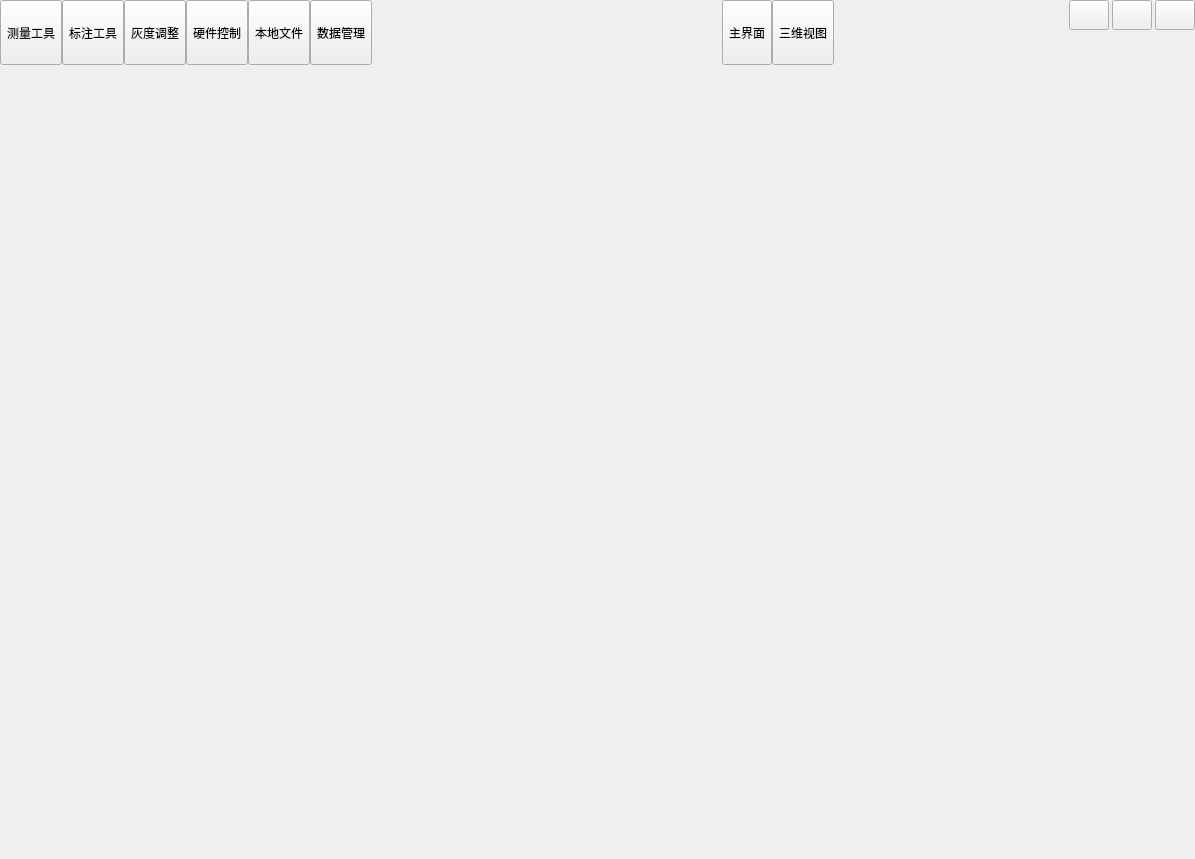
<?xml version="1.0" encoding="UTF-8"?>
<ui version="4.0">
 <class>MainWidgetClass</class>
 <widget class="QWidget" name="MainWidgetClass">
  <property name="enabled">
   <bool>true</bool>
  </property>
  <property name="geometry">
   <rect>
    <x>0</x>
    <y>0</y>
    <width>1195</width>
    <height>859</height>
   </rect>
  </property>
  <property name="windowTitle">
   <string>3DCT检测软件</string>
  </property>
  <property name="styleSheet">
   <string notr="true"/>
  </property>
  <property name="sizeGripEnabled" stdset="0">
   <bool>false</bool>
  </property>
  <layout class="QVBoxLayout" name="verticalLayout">
   <property name="spacing">
    <number>0</number>
   </property>
   <property name="leftMargin">
    <number>0</number>
   </property>
   <property name="topMargin">
    <number>0</number>
   </property>
   <property name="rightMargin">
    <number>0</number>
   </property>
   <property name="bottomMargin">
    <number>0</number>
   </property>
   <item>
    <widget class="QWidget" name="widgetTitle" native="true">
     <property name="sizePolicy">
      <sizepolicy hsizetype="Preferred" vsizetype="Fixed">
       <horstretch>0</horstretch>
       <verstretch>0</verstretch>
      </sizepolicy>
     </property>
     <property name="minimumSize">
      <size>
       <width>0</width>
       <height>65</height>
      </size>
     </property>
     <property name="maximumSize">
      <size>
       <width>16777215</width>
       <height>65</height>
      </size>
     </property>
     <layout class="QHBoxLayout" name="horizontalLayout_2">
      <property name="spacing">
       <number>10</number>
      </property>
      <property name="leftMargin">
       <number>0</number>
      </property>
      <property name="topMargin">
       <number>0</number>
      </property>
      <property name="rightMargin">
       <number>0</number>
      </property>
      <property name="bottomMargin">
       <number>0</number>
      </property>
      <item>
       <widget class="QWidget" name="widgetTop" native="true">
        <layout class="QHBoxLayout" name="horizontalLayout">
         <property name="spacing">
          <number>0</number>
         </property>
         <property name="leftMargin">
          <number>0</number>
         </property>
         <property name="topMargin">
          <number>0</number>
         </property>
         <property name="rightMargin">
          <number>0</number>
         </property>
         <property name="bottomMargin">
          <number>0</number>
         </property>
         <item>
          <widget class="QToolButton" name="measureBtn">
           <property name="sizePolicy">
            <sizepolicy hsizetype="Fixed" vsizetype="Expanding">
             <horstretch>0</horstretch>
             <verstretch>0</verstretch>
            </sizepolicy>
           </property>
           <property name="text">
            <string>测量工具</string>
           </property>
           <property name="checked">
            <bool>false</bool>
           </property>
           <property name="toolButtonStyle">
            <enum>Qt::ToolButtonTextUnderIcon</enum>
           </property>
          </widget>
         </item>
         <item>
          <widget class="QToolButton" name="paintBtn">
           <property name="sizePolicy">
            <sizepolicy hsizetype="Fixed" vsizetype="Expanding">
             <horstretch>0</horstretch>
             <verstretch>0</verstretch>
            </sizepolicy>
           </property>
           <property name="text">
            <string>标注工具</string>
           </property>
           <property name="checked">
            <bool>false</bool>
           </property>
           <property name="toolButtonStyle">
            <enum>Qt::ToolButtonTextUnderIcon</enum>
           </property>
          </widget>
         </item>
         <item>
          <widget class="QToolButton" name="curveBtn">
           <property name="sizePolicy">
            <sizepolicy hsizetype="Fixed" vsizetype="Expanding">
             <horstretch>0</horstretch>
             <verstretch>0</verstretch>
            </sizepolicy>
           </property>
           <property name="text">
            <string>灰度调整</string>
           </property>
           <property name="checked">
            <bool>false</bool>
           </property>
           <property name="toolButtonStyle">
            <enum>Qt::ToolButtonTextUnderIcon</enum>
           </property>
          </widget>
         </item>
         <item>
          <widget class="QToolButton" name="hardwareBtn">
           <property name="sizePolicy">
            <sizepolicy hsizetype="Fixed" vsizetype="Expanding">
             <horstretch>0</horstretch>
             <verstretch>0</verstretch>
            </sizepolicy>
           </property>
           <property name="styleSheet">
            <string notr="true"/>
           </property>
           <property name="text">
            <string>硬件控制</string>
           </property>
           <property name="toolButtonStyle">
            <enum>Qt::ToolButtonTextUnderIcon</enum>
           </property>
          </widget>
         </item>
         <item>
          <widget class="QToolButton" name="fileBtn">
           <property name="sizePolicy">
            <sizepolicy hsizetype="Fixed" vsizetype="Expanding">
             <horstretch>0</horstretch>
             <verstretch>0</verstretch>
            </sizepolicy>
           </property>
           <property name="styleSheet">
            <string notr="true"/>
           </property>
           <property name="text">
            <string>本地文件</string>
           </property>
           <property name="toolButtonStyle">
            <enum>Qt::ToolButtonTextUnderIcon</enum>
           </property>
          </widget>
         </item>
         <item>
          <widget class="QToolButton" name="dataBtn">
           <property name="sizePolicy">
            <sizepolicy hsizetype="Fixed" vsizetype="Expanding">
             <horstretch>0</horstretch>
             <verstretch>0</verstretch>
            </sizepolicy>
           </property>
           <property name="styleSheet">
            <string notr="true"/>
           </property>
           <property name="text">
            <string>数据管理</string>
           </property>
           <property name="toolButtonStyle">
            <enum>Qt::ToolButtonTextUnderIcon</enum>
           </property>
          </widget>
         </item>
         <item>
          <spacer name="horizontalSpacer_2">
           <property name="orientation">
            <enum>Qt::Horizontal</enum>
           </property>
           <property name="sizeType">
            <enum>QSizePolicy::MinimumExpanding</enum>
           </property>
           <property name="sizeHint" stdset="0">
            <size>
             <width>350</width>
             <height>20</height>
            </size>
           </property>
          </spacer>
         </item>
         <item>
          <widget class="QToolButton" name="mainBtn">
           <property name="sizePolicy">
            <sizepolicy hsizetype="Fixed" vsizetype="Expanding">
             <horstretch>0</horstretch>
             <verstretch>0</verstretch>
            </sizepolicy>
           </property>
           <property name="text">
            <string>主界面</string>
           </property>
           <property name="toolButtonStyle">
            <enum>Qt::ToolButtonTextUnderIcon</enum>
           </property>
          </widget>
         </item>
         <item>
          <widget class="QToolButton" name="threeDimBtn">
           <property name="sizePolicy">
            <sizepolicy hsizetype="Fixed" vsizetype="Expanding">
             <horstretch>0</horstretch>
             <verstretch>0</verstretch>
            </sizepolicy>
           </property>
           <property name="text">
            <string>三维视图</string>
           </property>
           <property name="toolButtonStyle">
            <enum>Qt::ToolButtonTextUnderIcon</enum>
           </property>
          </widget>
         </item>
        </layout>
       </widget>
      </item>
      <item>
       <spacer name="horizontalSpacer">
        <property name="orientation">
         <enum>Qt::Horizontal</enum>
        </property>
        <property name="sizeHint" stdset="0">
         <size>
          <width>40</width>
          <height>20</height>
         </size>
        </property>
       </spacer>
      </item>
      <item>
       <widget class="QLabel" name="labIco">
        <property name="text">
         <string/>
        </property>
        <property name="alignment">
         <set>Qt::AlignCenter</set>
        </property>
       </widget>
      </item>
      <item>
       <widget class="QLabel" name="labTitle">
        <property name="styleSheet">
         <string notr="true"/>
        </property>
        <property name="text">
         <string/>
        </property>
        <property name="alignment">
         <set>Qt::AlignLeading|Qt::AlignLeft|Qt::AlignVCenter</set>
        </property>
       </widget>
      </item>
      <item>
       <widget class="QWidget" name="widgetMenu" native="true">
        <layout class="QGridLayout" name="gridLayout_2">
         <property name="leftMargin">
          <number>0</number>
         </property>
         <property name="topMargin">
          <number>0</number>
         </property>
         <property name="rightMargin">
          <number>0</number>
         </property>
         <property name="bottomMargin">
          <number>0</number>
         </property>
         <property name="horizontalSpacing">
          <number>3</number>
         </property>
         <property name="verticalSpacing">
          <number>0</number>
         </property>
         <item row="0" column="4">
          <widget class="QPushButton" name="btnMenu_Max">
           <property name="sizePolicy">
            <sizepolicy hsizetype="Minimum" vsizetype="Expanding">
             <horstretch>0</horstretch>
             <verstretch>0</verstretch>
            </sizepolicy>
           </property>
           <property name="minimumSize">
            <size>
             <width>30</width>
             <height>30</height>
            </size>
           </property>
           <property name="focusPolicy">
            <enum>Qt::NoFocus</enum>
           </property>
           <property name="text">
            <string/>
           </property>
          </widget>
         </item>
         <item row="0" column="3">
          <widget class="QPushButton" name="btnMenu_Min">
           <property name="sizePolicy">
            <sizepolicy hsizetype="Minimum" vsizetype="Expanding">
             <horstretch>0</horstretch>
             <verstretch>0</verstretch>
            </sizepolicy>
           </property>
           <property name="minimumSize">
            <size>
             <width>30</width>
             <height>30</height>
            </size>
           </property>
           <property name="cursor">
            <cursorShape>ArrowCursor</cursorShape>
           </property>
           <property name="focusPolicy">
            <enum>Qt::NoFocus</enum>
           </property>
           <property name="toolTip">
            <string>最小化</string>
           </property>
           <property name="text">
            <string/>
           </property>
          </widget>
         </item>
         <item row="0" column="5">
          <widget class="QPushButton" name="btnMenu_Close">
           <property name="sizePolicy">
            <sizepolicy hsizetype="Minimum" vsizetype="Expanding">
             <horstretch>0</horstretch>
             <verstretch>0</verstretch>
            </sizepolicy>
           </property>
           <property name="minimumSize">
            <size>
             <width>30</width>
             <height>30</height>
            </size>
           </property>
           <property name="cursor">
            <cursorShape>ArrowCursor</cursorShape>
           </property>
           <property name="focusPolicy">
            <enum>Qt::NoFocus</enum>
           </property>
           <property name="toolTip">
            <string>关闭</string>
           </property>
           <property name="text">
            <string/>
           </property>
          </widget>
         </item>
         <item row="1" column="3" colspan="3">
          <spacer name="verticalSpacer">
           <property name="orientation">
            <enum>Qt::Vertical</enum>
           </property>
           <property name="sizeHint" stdset="0">
            <size>
             <width>20</width>
             <height>40</height>
            </size>
           </property>
          </spacer>
         </item>
        </layout>
       </widget>
      </item>
     </layout>
    </widget>
   </item>
   <item>
    <widget class="QWidget" name="widget_main" native="true">
     <property name="styleSheet">
      <string notr="true"/>
     </property>
     <layout class="QHBoxLayout" name="horizontalLayout_4" stretch="0">
      <property name="spacing">
       <number>6</number>
      </property>
      <property name="sizeConstraint">
       <enum>QLayout::SetNoConstraint</enum>
      </property>
      <property name="leftMargin">
       <number>0</number>
      </property>
      <property name="topMargin">
       <number>0</number>
      </property>
      <property name="rightMargin">
       <number>0</number>
      </property>
      <property name="bottomMargin">
       <number>0</number>
      </property>
      <item>
       <widget class="MainWidgetDisplay" name="widget_left" native="true">
        <layout class="QVBoxLayout" name="verticalLayout_6">
         <property name="spacing">
          <number>6</number>
         </property>
         <property name="leftMargin">
          <number>0</number>
         </property>
         <property name="topMargin">
          <number>0</number>
         </property>
         <property name="rightMargin">
          <number>0</number>
         </property>
         <property name="bottomMargin">
          <number>0</number>
         </property>
        </layout>
       </widget>
      </item>
     </layout>
    </widget>
   </item>
  </layout>
 </widget>
 <layoutdefault spacing="6" margin="11"/>
 <customwidgets>
  <customwidget>
   <class>MainWidgetDisplay</class>
   <extends>QWidget</extends>
   <header location="global">MainWidgetDisplay.h</header>
   <container>1</container>
  </customwidget>
 </customwidgets>
 <resources>
  <include location="MainWidget.qrc"/>
  <include location="F:/qui-master/demo/demo.qrc"/>
 </resources>
 <connections/>
</ui>
